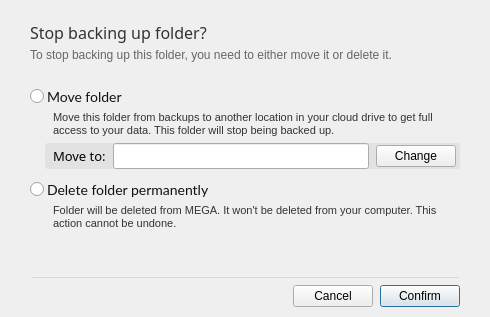
<?xml version="1.0" encoding="UTF-8"?>
<ui version="4.0">
 <class>RemoveBackupDialog</class>
 <widget class="QDialog" name="RemoveBackupDialog">
  <property name="geometry">
   <rect>
    <x>0</x>
    <y>0</y>
    <width>653</width>
    <height>362</height>
   </rect>
  </property>
  <property name="minimumSize">
   <size>
    <width>0</width>
    <height>0</height>
   </size>
  </property>
  <property name="windowTitle">
   <string>Stop backup</string>
  </property>
  <property name="styleSheet">
   <string notr="true"/>
  </property>
  <layout class="QVBoxLayout" name="verticalLayout_4">
   <property name="sizeConstraint">
    <enum>QLayout::SetFixedSize</enum>
   </property>
   <property name="leftMargin">
    <number>0</number>
   </property>
   <property name="topMargin">
    <number>21</number>
   </property>
   <property name="rightMargin">
    <number>0</number>
   </property>
   <property name="bottomMargin">
    <number>10</number>
   </property>
   <item>
    <layout class="QVBoxLayout" name="verticalLayout_3">
     <property name="spacing">
      <number>0</number>
     </property>
     <property name="leftMargin">
      <number>0</number>
     </property>
     <property name="rightMargin">
      <number>0</number>
     </property>
     <item>
      <layout class="QVBoxLayout" name="verticalLayout">
       <property name="spacing">
        <number>4</number>
       </property>
       <property name="leftMargin">
        <number>30</number>
       </property>
       <property name="rightMargin">
        <number>30</number>
       </property>
       <item>
        <widget class="QLabel" name="lTitle">
         <property name="focusPolicy">
          <enum>Qt::TabFocus</enum>
         </property>
         <property name="styleSheet">
          <string notr="true">QLabel{
font-family: SF Pro Text Regular;
font-size:16px;
color:#333333;
}</string>
         </property>
         <property name="text">
          <string>Stop backing up folder?</string>
         </property>
        </widget>
       </item>
       <item>
        <widget class="QLabel" name="lSecondaryText">
         <property name="styleSheet">
          <string notr="true">QLabel{
font-size:12px;
color:#666666;
}</string>
         </property>
         <property name="text">
          <string>To stop backing up this folder, you need to either move it or delete it.</string>
         </property>
         <property name="wordWrap">
          <bool>true</bool>
         </property>
        </widget>
       </item>
      </layout>
     </item>
     <item>
      <layout class="QVBoxLayout" name="verticalLayout_2">
       <property name="spacing">
        <number>6</number>
       </property>
       <property name="leftMargin">
        <number>30</number>
       </property>
       <property name="topMargin">
        <number>25</number>
       </property>
       <property name="rightMargin">
        <number>30</number>
       </property>
       <property name="bottomMargin">
        <number>0</number>
       </property>
       <item>
        <widget class="QWidget" name="widget" native="true">
         <property name="minimumSize">
          <size>
           <width>0</width>
           <height>0</height>
          </size>
         </property>
         <layout class="QVBoxLayout" name="verticalLayout_6">
          <property name="leftMargin">
           <number>0</number>
          </property>
          <property name="topMargin">
           <number>0</number>
          </property>
          <property name="rightMargin">
           <number>0</number>
          </property>
          <property name="bottomMargin">
           <number>0</number>
          </property>
          <item>
           <widget class="QRadioButton" name="rMoveFolder">
            <property name="styleSheet">
             <string notr="true">#rMoveFolder{
  color: #111111;
  font-family: Lato;
  font-size: 14px;
  spacing: 3px;
}</string>
            </property>
            <property name="text">
             <string>Move folder</string>
            </property>
            <attribute name="buttonGroup">
             <string notr="true">buttonGroup</string>
            </attribute>
           </widget>
          </item>
          <item>
           <widget class="QLabel" name="lMoveFolder">
            <property name="minimumSize">
             <size>
              <width>430</width>
              <height>0</height>
             </size>
            </property>
            <property name="styleSheet">
             <string notr="true">QLabel{
font-size:11px;
color: #333333;
padding-left:20px;
}</string>
            </property>
            <property name="text">
             <string>Move this folder from backups to another location in your cloud drive to get full access to your data. This folder will stop being backed up.</string>
            </property>
            <property name="wordWrap">
             <bool>true</bool>
            </property>
           </widget>
          </item>
          <item>
           <layout class="QHBoxLayout" name="horizontalLayout">
            <property name="leftMargin">
             <number>15</number>
            </property>
            <property name="bottomMargin">
             <number>0</number>
            </property>
            <item>
             <widget class="QWidget" name="moveToContainer" native="true">
              <property name="minimumSize">
               <size>
                <width>0</width>
                <height>0</height>
               </size>
              </property>
              <property name="maximumSize">
               <size>
                <width>16777215</width>
                <height>16777215</height>
               </size>
              </property>
              <property name="styleSheet">
               <string notr="true">#moveToContainer{
background-color:#E2E2E2;
border-radius:3px;
}
</string>
              </property>
              <layout class="QHBoxLayout" name="horizontalLayout_3">
               <property name="spacing">
                <number>7</number>
               </property>
               <property name="leftMargin">
                <number>8</number>
               </property>
               <property name="topMargin">
                <number>0</number>
               </property>
               <property name="rightMargin">
                <number>4</number>
               </property>
               <property name="bottomMargin">
                <number>0</number>
               </property>
               <item alignment="Qt::AlignVCenter">
                <widget class="QLabel" name="label_5">
                 <property name="minimumSize">
                  <size>
                   <width>0</width>
                   <height>20</height>
                  </size>
                 </property>
                 <property name="styleSheet">
                  <string notr="true">QLabel{
font-family:SF Pro Regular;
font-size:13px;
}</string>
                 </property>
                 <property name="text">
                  <string>Move to:</string>
                 </property>
                </widget>
               </item>
               <item alignment="Qt::AlignVCenter">
                <widget class="QLineEdit" name="lTarget">
                 <property name="minimumSize">
                  <size>
                   <width>0</width>
                   <height>20</height>
                  </size>
                 </property>
                 <property name="maximumSize">
                  <size>
                   <width>16777215</width>
                   <height>16777215</height>
                  </size>
                 </property>
                 <property name="styleSheet">
                  <string notr="true">QLineEdit{
font-family:SF NS Display Regular;
font-size:13px;
}</string>
                 </property>
                 <property name="text">
                  <string/>
                 </property>
                </widget>
               </item>
               <item alignment="Qt::AlignVCenter">
                <widget class="QPushButton" name="bChange">
                 <property name="minimumSize">
                  <size>
                   <width>0</width>
                   <height>0</height>
                  </size>
                 </property>
                 <property name="maximumSize">
                  <size>
                   <width>16777215</width>
                   <height>16777215</height>
                  </size>
                 </property>
                 <property name="text">
                  <string>Change</string>
                 </property>
                </widget>
               </item>
              </layout>
             </widget>
            </item>
           </layout>
          </item>
         </layout>
        </widget>
       </item>
       <item>
        <spacer name="verticalSpacer_2">
         <property name="orientation">
          <enum>Qt::Vertical</enum>
         </property>
         <property name="sizeType">
          <enum>QSizePolicy::Fixed</enum>
         </property>
         <property name="sizeHint" stdset="0">
          <size>
           <width>20</width>
           <height>5</height>
          </size>
         </property>
        </spacer>
       </item>
       <item>
        <widget class="QWidget" name="widget_2" native="true">
         <property name="minimumSize">
          <size>
           <width>0</width>
           <height>0</height>
          </size>
         </property>
         <layout class="QVBoxLayout" name="verticalLayout_5">
          <property name="leftMargin">
           <number>0</number>
          </property>
          <property name="topMargin">
           <number>0</number>
          </property>
          <property name="rightMargin">
           <number>0</number>
          </property>
          <property name="bottomMargin">
           <number>0</number>
          </property>
          <item>
           <widget class="QRadioButton" name="rDeleteFolder">
            <property name="styleSheet">
             <string notr="true">#rDeleteFolder{
  color: #111111;
  font-family: Lato;
  font-size: 14px;
  spacing: 3px;
}</string>
            </property>
            <property name="text">
             <string>Delete folder permanently</string>
            </property>
            <attribute name="buttonGroup">
             <string notr="true">buttonGroup</string>
            </attribute>
           </widget>
          </item>
          <item>
           <widget class="QLabel" name="lDeleteFolder">
            <property name="minimumSize">
             <size>
              <width>430</width>
              <height>0</height>
             </size>
            </property>
            <property name="styleSheet">
             <string notr="true">QLabel{
font-size:11px;
color: #333333;
padding-left:20px;
}</string>
            </property>
            <property name="text">
             <string>Folder will be deleted from MEGA. It won't be deleted from your computer. This action cannot be undone.</string>
            </property>
            <property name="wordWrap">
             <bool>true</bool>
            </property>
           </widget>
          </item>
         </layout>
        </widget>
       </item>
       <item>
        <spacer name="verticalSpacer">
         <property name="orientation">
          <enum>Qt::Vertical</enum>
         </property>
         <property name="sizeHint" stdset="0">
          <size>
           <width>20</width>
           <height>40</height>
          </size>
         </property>
        </spacer>
       </item>
      </layout>
     </item>
    </layout>
   </item>
   <item>
    <widget class="Line" name="line">
     <property name="styleSheet">
      <string notr="true">QFrame{
color:rgba(0,0,0,0.1);
margin-left: 32px;
margin-right: 32px;
}</string>
     </property>
     <property name="frameShadow">
      <enum>QFrame::Plain</enum>
     </property>
     <property name="orientation">
      <enum>Qt::Horizontal</enum>
     </property>
    </widget>
   </item>
   <item>
    <layout class="QHBoxLayout" name="horizontalLayout_2">
     <property name="spacing">
      <number>7</number>
     </property>
     <property name="leftMargin">
      <number>30</number>
     </property>
     <property name="rightMargin">
      <number>30</number>
     </property>
     <property name="bottomMargin">
      <number>0</number>
     </property>
     <item>
      <spacer name="horizontalSpacer">
       <property name="orientation">
        <enum>Qt::Horizontal</enum>
       </property>
       <property name="sizeHint" stdset="0">
        <size>
         <width>40</width>
         <height>20</height>
        </size>
       </property>
      </spacer>
     </item>
     <item>
      <widget class="QPushButton" name="bCancel">
       <property name="text">
        <string>Cancel</string>
       </property>
       <property name="autoDefault">
        <bool>false</bool>
       </property>
       <property name="default">
        <bool>false</bool>
       </property>
      </widget>
     </item>
     <item>
      <widget class="QPushButton" name="bConfirm">
       <property name="text">
        <string>Confirm</string>
       </property>
       <property name="default">
        <bool>true</bool>
       </property>
      </widget>
     </item>
    </layout>
   </item>
  </layout>
 </widget>
 <resources/>
 <connections/>
 <buttongroups>
  <buttongroup name="buttonGroup"/>
 </buttongroups>
</ui>
